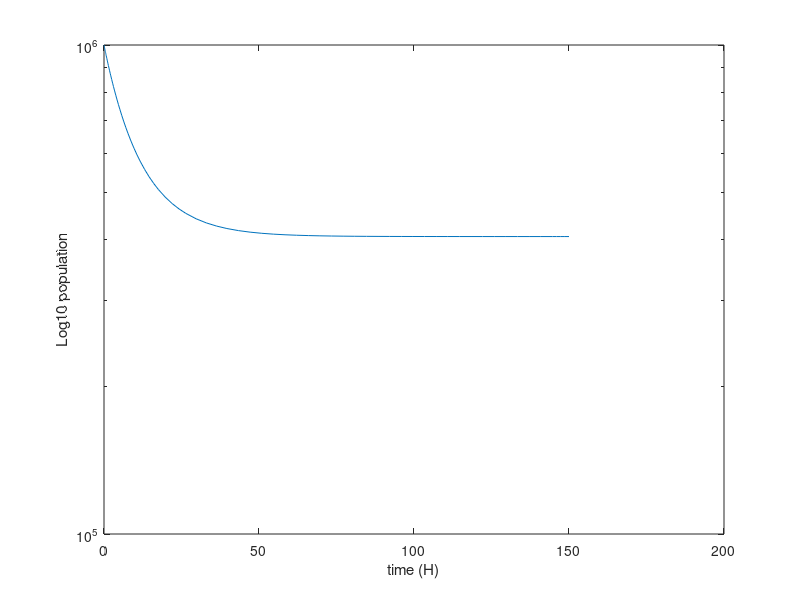

Here is the MATLAB script that generated this plot:
clearvars;
close all;

%% parameters

%parameters from Table 1
%stripped-down model for testing. Only decay conditions needed.
t0 = 0;
t1 = 150;
y0 = 1000000;

T = @(t) 25; %temperature
a = 0.019; %scale factor
lambda = 0.08; %bacterial inactivation rate

L = @(t) 400; %light intensity
b = 70; %light intensity where the effect on decay is at 50%

relative_humidity = @(t) 78; %going by the dew point calculation, this isn't supposed to be a percentage
%dew point calculation from supplemental material
A_1 = 17.625;
B_1 = 243.04;
dew_point = @(T, rh) B_1 * (log(rh / 100) + A_1 * T / (B_1 + T)) / (A_1 - log(rh / 100) - A_1 * T / (B_1 + T)); 
%dew point depression
d = @(t) T(t) - dew_point(T(t), relative_humidity(t));
%dew point depression threshold
T_DPD = 2;

%I think these need to be computed from  F_lambda & F_gamma?
c_t_d = 1/2;
t_d = 0;

%% the actual model

F_lambda = @(t) c_t_d * exp(-lambda * (t - t_d));

k = @(t) (1 + L(t) / (b + L(t))) * d(t) * a * F_lambda(t);

dydt = @(t, y) -k(t) * y;

%% simulation

[t, y] = ode45(dydt, [t0, t1], y0);
figure(1);
semilogy(t, y);
xlabel("time (H)");
ylabel("Log10 population");

%% debug

%{
interval = 1;
ts = 0:interval:t1;
ks = zeros((t1-t0)/interval+1, 1);
for i = t0:interval:t1
    ks(i + 1) = k(i + 1);
end

figure(2);
%plot(t, F_gamma(t), t, F_lambda(t));
plot(ts, ks);
legend("k")
%plot(t, d(t));
%}